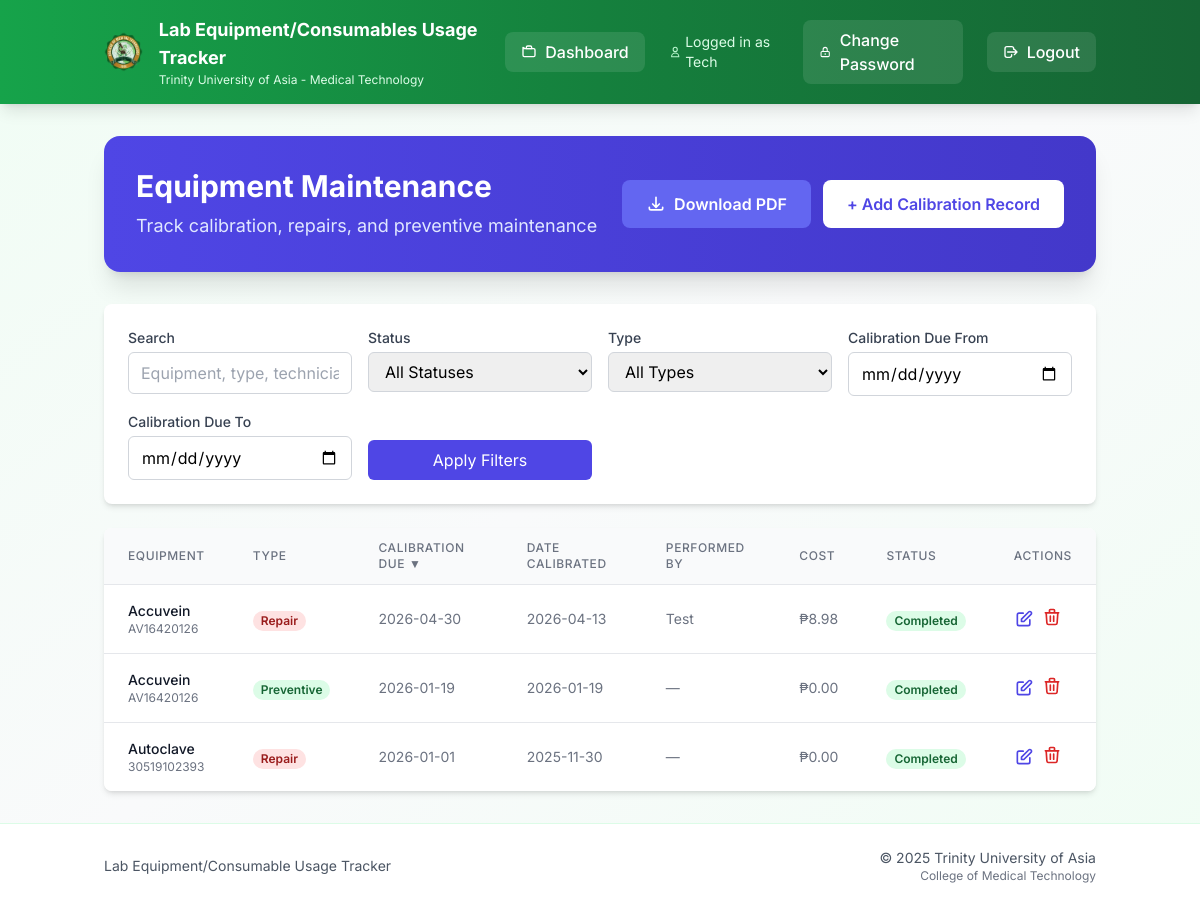
Screenshot of /maintenance (signed in) with the database file from the repository.
### models.py (models this page shows)
class EquipmentMaintenance(db.Model):
    id = db.Column(db.Integer, primary_key=True)
    equipment_id = db.Column(db.Integer, db.ForeignKey('equipment.id'), nullable=False)
    maintenance_type = db.Column(db.String(50), nullable=False)  # 'calibration', 'repair', 'preventive', 'inspection'
    scheduled_date = db.Column(db.Date, nullable=False)
    completed_date = db.Column(db.Date, nullable=True)
    performed_by = db.Column(db.String(200), nullable=True)  # Technician/vendor name
    notes = db.Column(db.Text, nullable=True)
    cost = db.Column(db.Float, nullable=True, default=0.0)
    status = db.Column(db.String(20), nullable=False, default='scheduled')  # 'scheduled', 'completed', 'overdue'
    created_by = db.Column(db.Integer, db.ForeignKey('user.id'), nullable=False)
    created_at = db.Column(db.DateTime, default=db.func.current_timestamp())
    equipment = db.relationship('Equipment', backref='maintenance_records')
    creator = db.relationship('User', backref='maintenance_created')

class Equipment(db.Model):
    id = db.Column(db.Integer, primary_key=True)
    description = db.Column(db.String(200), nullable=False)
    qty = db.Column(db.Integer)
    date_purchased = db.Column(db.String(20))
    serial_number = db.Column(db.String(100))
    brand_name = db.Column(db.String(100))
    model = db.Column(db.String(100))
    remarks = db.Column(db.String(100))
    location = db.Column(db.String(200))
    barcode = db.Column(db.String(50), nullable=True)  # Barcode for quick scanning

### app.py (the view, shortened to what this page needs)
@app.route('/maintenance')
def maintenance():
    if session.get('role') not in ['admin', 'tech']:
        return redirect(url_for('dashboard'))
    from datetime import date
    q = request.args.get('q', '').strip()
    sort = request.args.get('sort', 'calibration_due')
    direction = request.args.get('dir', 'desc').lower()
    direction = 'desc' if direction == 'desc' else 'asc'
    status_filter = request.args.get('status', 'all')  # all, scheduled, completed, overdue
    type_filter = request.args.get('type', 'all')  # all, calibration, repair, preventive, inspection
    date_from = request.args.get('date_from', '').strip()
    date_to = request.args.get('date_to', '').strip()
    sort_aliases = {
        'calibration_due': 'scheduled_date',
        'date_calibrated': 'completed_date',
    }
    sort = sort_aliases.get(sort, sort)
    sortable_fields = {
        'equipment', 'maintenance_type', 'scheduled_date', 'completed_date',
        'performed_by', 'cost', 'status', 'created_at'
    }
    if sort not in sortable_fields:
        sort = 'scheduled_date'
    query = EquipmentMaintenance.query.outerjoin(Equipment)
    if status_filter != 'all':
        query = query.filter(EquipmentMaintenance.status == status_filter)
    if type_filter != 'all':
        query = query.filter(EquipmentMaintenance.maintenance_type == type_filter)
    if date_from:
        query = query.filter(EquipmentMaintenance.scheduled_date >= date_from)
    if date_to:
        query = query.filter(EquipmentMaintenance.scheduled_date <= date_to)
    if sort == 'equipment':
        sort_col = Equipment.description
    else:
        sort_col = getattr(EquipmentMaintenance, sort)
    query = query.order_by(sort_col.desc() if direction == 'desc' else sort_col.asc())
    records = query.all()
    today = date.today()
    for record in records:
        if record.status == 'scheduled' and record.scheduled_date < today:
            record.status = 'overdue'
    db.session.commit()
    return render_template('maintenance.html',
                         records=records,
                         q=q,
                         sort=sort,
                         dir=direction,
                         status_filter=status_filter,
                         type_filter=type_filter,
                         date_from=date_from,
                         date_to=date_to)

### templates/maintenance.html (shortened to what this page needs)
{% extends "base.html" %}
{% block content %}
<div class="bg-gradient-to-r from-indigo-600 to-indigo-700 rounded-2xl shadow-xl text-white p-8 mb-8">
  <div class="flex items-center justify-between flex-wrap gap-4">
    <div>
      <h1 class="text-3xl font-bold mb-2">Equipment Maintenance</h1>
      <p class="text-indigo-100 text-lg">Track calibration, repairs, and preventive maintenance</p>
    </div>
    <div class="flex items-center gap-3">
      <a href="{{ url_for('export_maintenance_pdf', q=q, status=status_filter, type=type_filter, date_from=date_from, date_to=date_to, sort=sort, dir=dir) }}"
        class="bg-indigo-500 text-white px-6 py-3 rounded-lg font-semibold hover:bg-indigo-400 transition flex items-center gap-2">
        <svg class="h-5 w-5" fill="none" stroke="currentColor" viewBox="0 0 24 24">
          <path stroke-linecap="round" stroke-linejoin="round" stroke-width="2"
            d="M4 16v1a2 2 0 002 2h12a2 2 0 002-2v-1m-4-4l-4 4m0 0l-4-4m4 4V4" />
        </svg>
        Download PDF
      </a>
      {% if session.role in ['admin', 'tech'] %}
      <a href="{{ url_for('add_maintenance') }}"
        class="bg-white text-indigo-600 px-6 py-3 rounded-lg font-semibold hover:bg-indigo-50 transition">
        + Add Calibration Record
      </a>
      {% endif %}
    </div>
  </div>
</div>
<div class="bg-white rounded-lg shadow-md p-6 mb-6">
  <form method="GET" action="{{ url_for('maintenance') }}" class="grid grid-cols-1 md:grid-cols-4 gap-4">
    <div>
      <label class="block text-sm font-medium text-gray-700 mb-1">Search</label>
      <input type="text" name="q" value="{{ q }}" placeholder="Equipment, type, technician..."
        class="w-full px-3 py-2 border border-gray-300 rounded-md focus:ring-indigo-500 focus:border-indigo-500">
    </div>
    <div>
      <label class="block text-sm font-medium text-gray-700 mb-1">Status</label>
      <select name="status"
        class="w-full px-3 py-2 border border-gray-300 rounded-md focus:ring-indigo-500 focus:border-indigo-500">
        <option value="all" {% if status_filter=='all' %}selected{% endif %}>All Statuses</option>
      </select>
    </div>
    <div>
      <label class="block text-sm font-medium text-gray-700 mb-1">Type</label>
      <select name="type"
        class="w-full px-3 py-2 border border-gray-300 rounded-md focus:ring-indigo-500 focus:border-indigo-500">
        <option value="all" {% if type_filter=='all' %}selected{% endif %}>All Types</option>
      </select>
    </div>
    <div>
      <label class="block text-sm font-medium text-gray-700 mb-1">Calibration Due From</label>
      <input type="date" name="date_from" value="{{ date_from }}"
        class="w-full px-3 py-2 border border-gray-300 rounded-md focus:ring-indigo-500 focus:border-indigo-500">
    </div>
    <div>
      <label class="block text-sm font-medium text-gray-700 mb-1">Calibration Due To</label>
      <input type="date" name="date_to" value="{{ date_to }}"
        class="w-full px-3 py-2 border border-gray-300 rounded-md focus:ring-indigo-500 focus:border-indigo-500">
    </div>
    <div class="flex items-end">
      <button type="submit" class="w-full bg-indigo-600 text-white px-4 py-2 rounded-md hover:bg-indigo-700 transition">
        Apply Filters
      </button>
    </div>
  </form>
</div>
<div class="bg-white rounded-lg shadow-md overflow-hidden">
  <div class="overflow-x-auto">
    <table class="min-w-full divide-y divide-gray-200">
      <thead class="bg-gray-50">
        <tr>
          <th class="px-6 py-3 text-left text-xs font-medium text-gray-500 uppercase tracking-wider">
            <a href="?sort=equipment&dir={% if sort == 'equipment' and dir == 'asc' %}desc{% else %}asc{% endif %}&q={{ q }}&status={{ status_filter }}&type={{ type_filter }}&date_from={{ date_from }}&date_to={{ date_to }}"
              class="hover:text-gray-700">Equipment </a>
          </th>
          <th class="px-6 py-3 text-left text-xs font-medium text-gray-500 uppercase tracking-wider">
            <a href="?sort=maintenance_type&dir={% if sort == 'maintenance_type' and dir == 'asc' %}desc{% else %}asc{% endif %}&q={{ q }}&status={{ status_filter }}&type={{ type_filter }}&date_from={{ date_from }}&date_to={{ date_to }}"
              class="hover:text-gray-700">Type </a>
          </th>
          <th class="px-6 py-3 text-left text-xs font-medium text-gray-500 uppercase tracking-wider">
            <a href="?sort=calibration_due&dir={% if sort == 'scheduled_date' and dir == 'asc' %}desc{% else %}asc{% endif %}&q={{ q }}&status={{ status_filter }}&type={{ type_filter }}&date_from={{ date_from }}&date_to={{ date_to }}"
              class="hover:text-gray-700">Calibration Due {% if sort == 'scheduled_date' %}{{ '▲' if dir == 'asc' else '▼'
              }}{% endif %}</a>
          </th>
          <th class="px-6 py-3 text-left text-xs font-medium text-gray-500 uppercase tracking-wider">
            <a href="?sort=date_calibrated&dir={% if sort == 'completed_date' and dir == 'asc' %}desc{% else %}asc{% endif %}&q={{ q }}&status={{ status_filter }}&type={{ type_filter }}&date_from={{ date_from }}&date_to={{ date_to }}"
              class="hover:text-gray-700">Date Calibrated </a>
          </th>
          <th class="px-6 py-3 text-left text-xs font-medium text-gray-500 uppercase tracking-wider">
            <a href="?sort=performed_by&dir={% if sort == 'performed_by' and dir == 'asc' %}desc{% else %}asc{% endif %}&q={{ q }}&status={{ status_filter }}&type={{ type_filter }}&date_from={{ date_from }}&date_to={{ date_to }}"
              class="hover:text-gray-700">Performed By </a>
          </th>
          <th class="px-6 py-3 text-left text-xs font-medium text-gray-500 uppercase tracking-wider">
            <a href="?sort=cost&dir={% if sort == 'cost' and dir == 'asc' %}desc{% else %}asc{% endif %}&q={{ q }}&status={{ status_filter }}&type={{ type_filter }}&date_from={{ date_from }}&date_to={{ date_to }}"
              class="hover:text-gray-700">Cost {% if sort == 'cost' %}{{ '▲' if dir == 'asc' else '▼' }}{% endif %}</a>
          </th>
          <th class="px-6 py-3 text-left text-xs font-medium text-gray-500 uppercase tracking-wider">
            <a href="?sort=status&dir={% if sort == 'status' and dir == 'asc' %}desc{% else %}asc{% endif %}&q={{ q }}&status={{ status_filter }}&type={{ type_filter }}&date_from={{ date_from }}&date_to={{ date_to }}"
              class="hover:text-gray-700">Status </a>
          </th>
          <th class="px-6 py-3 text-left text-xs font-medium text-gray-500 uppercase tracking-wider">Actions</th>
        </tr>
      </thead>
      <tbody class="bg-white divide-y divide-gray-200">
        {% if records %}
        {% for record in records %}
        <tr class="hover:bg-gray-50">
          <td class="px-6 py-4 whitespace-nowrap">
            <div class="text-sm font-medium text-gray-900">{{ record.equipment.description if record.equipment else
              'N/A' }}</div>
            <div class="text-xs text-gray-500">{{ record.equipment.serial_number if record.equipment else '' }}</div>
          </td>
          <td class="px-6 py-4 whitespace-nowrap">
            <span class="px-2 inline-flex text-xs leading-5 font-semibold rounded-full
                {% if record.maintenance_type == 'calibration' %}bg-blue-100 text-blue-800
                {% elif record.maintenance_type == 'repair' %}bg-red-100 text-red-800
                {% elif record.maintenance_type == 'preventive' %}bg-green-100 text-green-800
                {% else %}bg-gray-100 text-gray-800{% endif %}">
              {{ record.maintenance_type|title }}
            </span>
          </td>
          <td class="px-6 py-4 whitespace-nowrap text-sm text-gray-500">
            {{ record.scheduled_date.strftime('%Y-%m-%d') }}
          </td>
          <td class="px-6 py-4 whitespace-nowrap text-sm text-gray-500">
            {{ record.completed_date.strftime('%Y-%m-%d') if record.completed_date else '—' }}
          </td>
          <td class="px-6 py-4 whitespace-nowrap text-sm text-gray-500">
            {{ record.performed_by if record.performed_by else '—' }}
          </td>
          <td class="px-6 py-4 whitespace-nowrap text-sm text-gray-500">
            ₱{{ "%.2f"|format(record.cost or 0.0) }}
          </td>
          <td class="px-6 py-4 whitespace-nowrap">
            <span class="px-2 inline-flex text-xs leading-5 font-semibold rounded-full
                {% if record.status == 'completed' %}bg-green-100 text-green-800
                {% elif record.status == 'overdue' %}bg-red-100 text-red-800
                {% else %}bg-yellow-100 text-yellow-800{% endif %}">
              {{ record.status|title }}
            </span>
          </td>
          <td class="px-6 py-4 whitespace-nowrap text-sm font-medium">
            <div class="flex items-center gap-2">
              {% if session.role in ['admin', 'tech'] %}
              <a href="{{ url_for('edit_maintenance', id=record.id) }}" class="text-indigo-600 hover:text-indigo-900"
                title="Edit">
                <svg class="h-5 w-5" fill="none" stroke="currentColor" viewBox="0 0 24 24">
                  <path stroke-linecap="round" stroke-linejoin="round" stroke-width="2"
                    d="M11 5H6a2 2 0 00-2 2v11a2 2 0 002 2h11a2 2 0 002-2v-5m-1.414-9.414a2 2 0 112.828 2.828L11.828 15H9v-2.828l8.586-8.586z" />
                </svg>
              </a>
              <form method="POST" action="{{ url_for('delete_maintenance', id=record.id) }}" class="inline"
                onsubmit="return confirm('Delete this maintenance record?')">
                <button type="submit" class="text-red-600 hover:text-red-900" title="Delete">
                  <svg class="h-5 w-5" fill="none" stroke="currentColor" viewBox="0 0 24 24">
                    <path stroke-linecap="round" stroke-linejoin="round" stroke-width="2"
                      d="M19 7l-.867 12.142A2 2 0 0116.138 21H7.862a2 2 0 01-1.995-1.858L5 7m5 4v6m4-6v6m1-10V4a1 1 0 00-1-1h-4a1 1 0 00-1 1v3M4 7h16" />
                  </svg>
                </button>
              </form>
              {% endif %}
            </div>
          </td>
        </tr>
        {% endfor %}
        {% endif %}
      </tbody>
    </table>
  </div>
</div>
{% endblock %}

### templates/base.html (style rules this page uses)
body { font-family: 'Inter', sans-serif; }
* { transition: all 0.2s ease-in-out; }

### rows the page displays
EquipmentMaintenance: equipment "Accuvein", equipment "AV16420126", maintenance_type "Repair", scheduled_date "2026-04-30", completed_date "2026-04-13", performed_by "Test", cost "8.98", status "Completed"
EquipmentMaintenance: equipment "Accuvein", equipment "AV16420126", maintenance_type "Preventive", scheduled_date "2026-01-19", completed_date "2026-01-19", performed_by "—", cost "0.00", status "Completed"
EquipmentMaintenance: equipment "Autoclave", equipment "30519102393", maintenance_type "Repair", scheduled_date "2026-01-01", completed_date "2025-11-30", performed_by "—", cost "0.00", status "Completed"

### other values shown
{{ session.get('role', 'User').title() }} "Tech"
{{ '▲' if dir == 'asc' else '▼' }} "▼"
